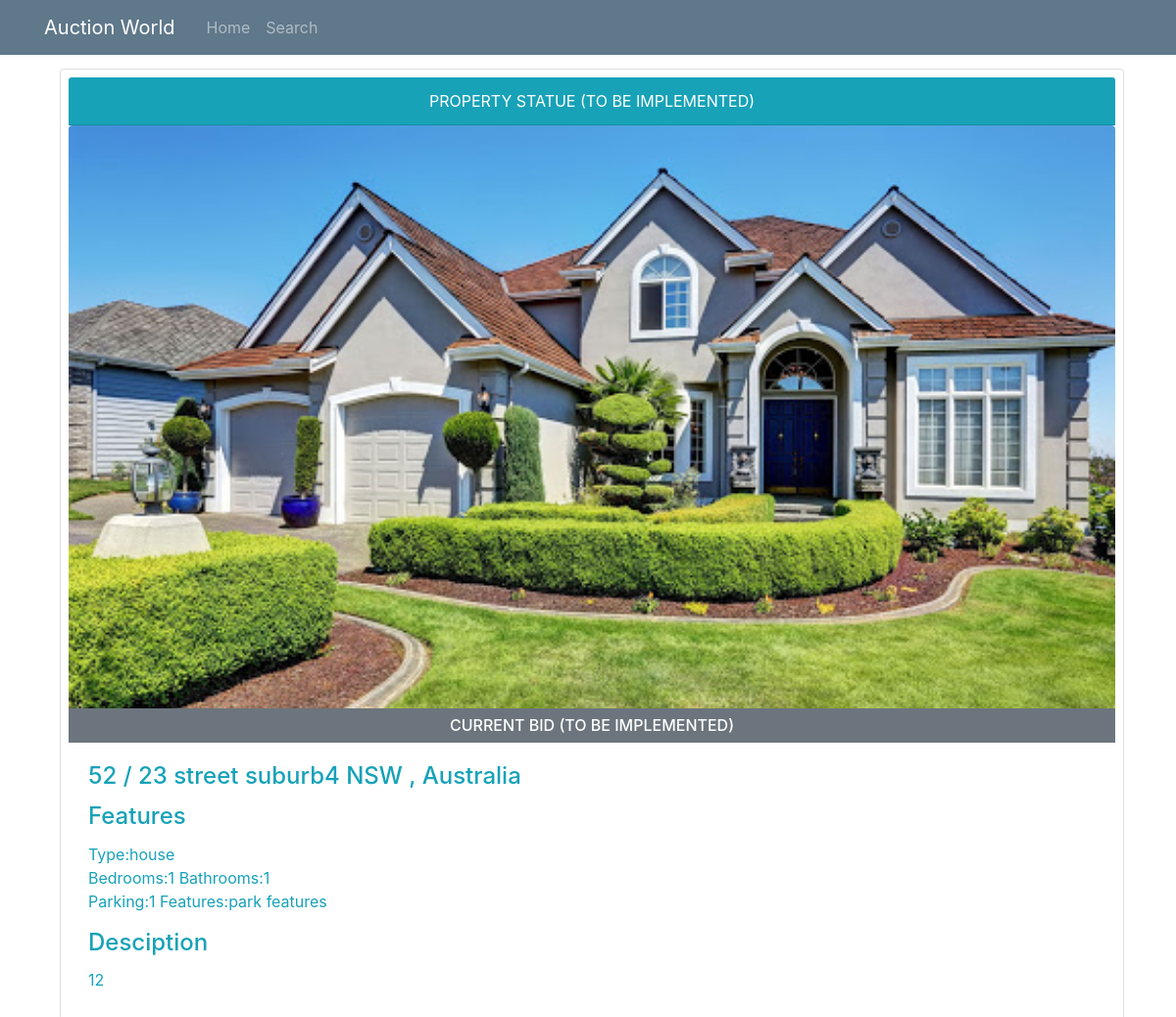
Page /viewProperty/1 on the earlier database version.
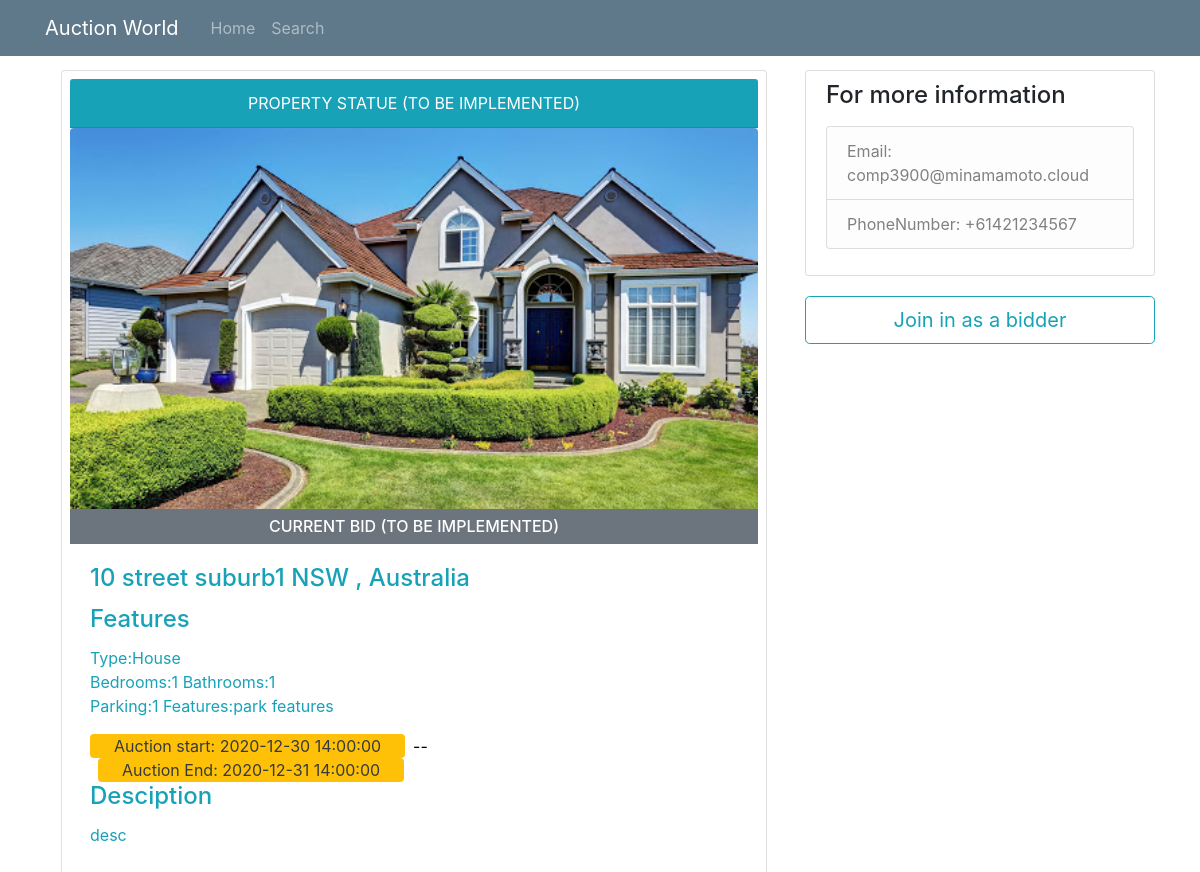
Same page on the later database version.
### models.py (models this page shows, shortened)
class Property(db.Model):
    __tablename__ = 'Property'
    id = db.Column(db.Integer, primary_key = True)
    property_type = db.Column(db.String)
    add_unit = db.Column(db.String(100))
    add_num = db.Column(db.String(100))
    add_name = db.Column(db.String(100))
    add_suburb = db.Column(db.String(100))
    add_state = db.Column(db.String(3))
    add_pc = db.Column(db.String(4))
    num_bedrooms = db.Column(db.Integer)
    num_parking = db.Column(db.Integer)
    num_bathrooms = db.Column(db.Integer)
    parking_features = db.Column(db.String)
    building_size = db.Column(db.Integer)
    land_size = db.Column(db.Integer)
    inspection_date = db.Column(db.DateTime)
    description = db.Column(db.String(2000))
    year_built = db.Column(db.Integer)
    seller = db.Column(db.Integer, db.ForeignKey('User.id'))
    auctionId = db.relationship('AuctionDetails', backref='Property', uselist=False)
    photo_collection = db.relationship('Photos', backref='Property', lazy='dynamic')

class AuctionDetails(db.Model):
    __tablename__ = 'AuctionDetails'
    id = db.Column(db.Integer, primary_key=True)
    AuctionStart = db.Column(db.DateTime, nullable=False)
    AuctionEnd = db.Column(db.DateTime, nullable=False)
    ReservePrice = db.Column(db.Float, nullable=False)
    MinBiddingGap = db.Column(db.Float, nullable=False)
    PropertyID = db.Column(db.String, db.ForeignKey('Property.id'), unique=True, nullable=False)
    SellerID = db.Column(db.Integer, db.ForeignKey('User.id'), nullable=False)

### routes.py (the view)
@app.route('/viewProperty/<property_id>', methods=['POST','GET'])
def viewProperty(property_id):
    property_info = Property.query.filter_by(id=property_id).first_or_404()
    seller = User.query.get(property_info.seller)
    return render_template('viewProperty.html', title='View Property', property=property_info, seller= seller, auction=property_info.auctionId, photos=property_info.photo_collection)

### templates/viewProperty.html
{% extends "base.html" %}
{% block content %}
<div class="row">
    {% if current_user.id != seller.id %}
        <div class="col-md-8">
    {% else %}
        <div class="col-md-12">
    {% endif %}
                <div class="card p-2 col-md-3.8 ml-3 mr-2 mb-3">
                    <div class="card-header text-center bg-info text-white"> PROPERTY STATUE (TO BE IMPLEMENTED)</div>
                    <img class="card-img-top rounded" src="/static/propertyImage/unnamed.jpg" alt="Card image cap"  >
                    <h6 class="card-subtitle pt-2 pb-2 text-center bg-secondary text-white" >CURRENT BID (TO BE IMPLEMENTED)</h6>
                    <div class="card-body text-info">
                        <h4 class="card-title">
                            {% if property.add_unit %}
                                {{property.add_unit}} /
                            {% endif %}
                            {{property.add_num}} {{property.add_name}} {{property.add_suburb}} {{property.add_state}} {{property.pc}}, Australia
                        </h4>
                        <h4 class="card-title"> Features </h4>
                        <p class="card-text">Type:{{property.property_type}} <br>Bedrooms:{{property.num_bedrooms}} Bathrooms:{{property.num_bedrooms}} <br>Parking:{{property.num_parking}} Features:{{property.parking_features}} </p>
                        {% if auction.AuctionStart and auction.AuctionEnd %}
                            <p class="text-dark bg-warning rounded pl-4 pr-4 mr-2 mb-0" style="float: left;"> Auction start: {{auction.AuctionStart}} </p>
                            <p style="float: left; color: black;" class="mb-0">--</p>
                            <p class="text-dark bg-warning rounded pl-4 pr-4 ml-2 mb-0" style="float: left;"> Auction End: {{auction.AuctionEnd}} </p> <br><br>
                        {% endif %}
                        <h4 class="card-title"> Desciption </h4>
                        <p class="card-text">{{property.description}}</p>
                    </div>
                </div>
    </div>
    {% if current_user.id != seller.id %}
        <div class="col-md-4">
            <div class="content-section">
                <h4>For more information</h4>
                <p class='text-muted'>
                <ul class="list-group">
                    <li class="list-group-item list-group-item-light">Email: comp3900@minamamoto.cloud</li>
                    <li class="list-group-item list-group-item-light">PhoneNumber: +61421234567</li>
                </ul>
                </p>
            </div>
            <form action="/search">
                <button class ="btn btn-outline-info btn-lg" style="width: 100%;" type="submit" >Join in as a bidder</button>
            </form>
        </div>
    {% endif %}
</div>
{% endblock %}

Differences in the rows shown:
changed Property "street": add_num "23" → "10"; add_suburb "suburb4" → "suburb1"; property_type "house" → "House"; description "12" → "desc"; add_unit "52" → (not shown)
now on this page (row edited): AuctionDetails: AuctionStart "2020-12-30 14:00:00", AuctionEnd "2020-12-31 14:00:00"
Other differences:
text now shown: "Auction start: -- Auction End: For more information Email: comp3900@minamamoto.cloud PhoneNumber: +61421234567 Join in as a bidder"
